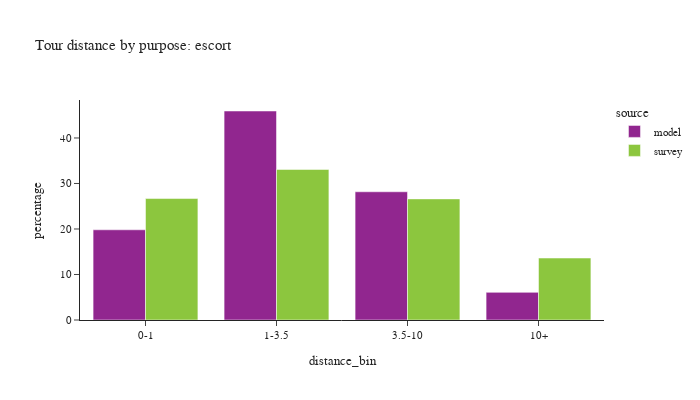

Here is the notebook cell this chart was saved with:
### Code cell
plot_bins(tour, tour['pdpurp'] == 3, 'escort')

### Figure 1 — Plotly figure (JSON) as saved in the notebook; plotly's stock layout.template omitted (floating-point values rounded to 4 significant figures)
{"data": [{"alignmentgroup": "True", "customdata": [[161834], [374959], [230045], [49574]], "hovertemplate": "source=model<br>distance_bin=%{x}<br>percentage=%{y}<br>sample count=%{customdata[0]}<extra></extra>", "legendgroup": "model", "marker": {"color": "#91268F", "pattern": {"shape": ""}}, "name": "model", "offsetgroup": "model", "orientation": "v", "showlegend": true, "textposition": "auto", "type": "bar", "x": ["0-1", "1-3.5", "3.5-10", "10+"], "xaxis": "x", "y": [19.82, 45.93, 28.18, 6.072], "yaxis": "y"}, {"alignmentgroup": "True", "customdata": [[200], [314], [179], [81]], "hovertemplate": "source=survey<br>distance_bin=%{x}<br>percentage=%{y}<br>sample count=%{customdata[0]}<extra></extra>", "legendgroup": "survey", "marker": {"color": "#8CC63E", "pattern": {"shape": ""}}, "name": "survey", "offsetgroup": "survey", "orientation": "v", "showlegend": true, "textposition": "auto", "type": "bar", "x": ["0-1", "1-3.5", "3.5-10", "10+"], "xaxis": "x", "y": [26.69, 33.08, 26.61, 13.62], "yaxis": "y"}], "layout": {"barmode": "group", "font": {"size": 11}, "height": 400, "legend": {"title": {"text": "source"}, "tracegroupgap": 0}, "title": {"text": "Tour distance by purpose: escort"}, "width": 700, "xaxis": {"anchor": "y", "domain": [0.0, 1.0], "title": {"text": "distance_bin"}}, "yaxis": {"anchor": "x", "domain": [0.0, 1.0], "title": {"text": "percentage"}}}}
